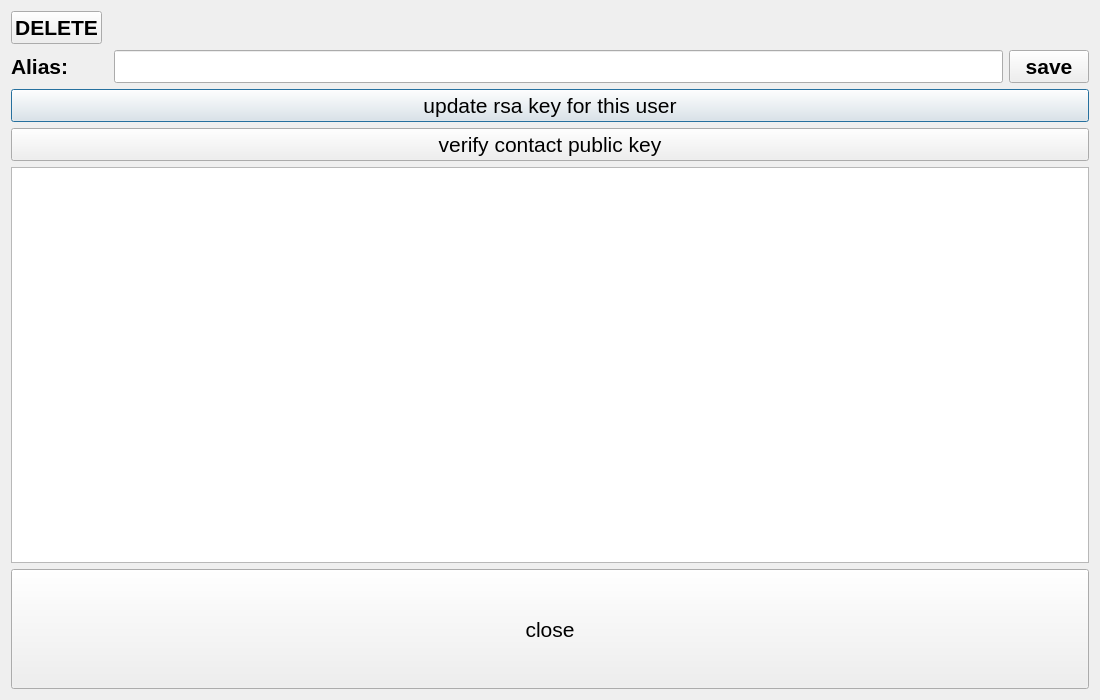
<?xml version="1.0" encoding="UTF-8"?>
<ui version="4.0">
 <class>EditContacts</class>
 <widget class="QDialog" name="EditContacts">
  <property name="geometry">
   <rect>
    <x>0</x>
    <y>0</y>
    <width>1100</width>
    <height>700</height>
   </rect>
  </property>
  <property name="windowTitle">
   <string>Dialog</string>
  </property>
  <layout class="QGridLayout" name="gridLayout">
   <item row="1" column="0">
    <widget class="QLabel" name="aliasLabel">
     <property name="font">
      <font>
       <pointsize>16</pointsize>
       <weight>75</weight>
       <bold>true</bold>
       <underline>false</underline>
      </font>
     </property>
     <property name="text">
      <string>Alias: </string>
     </property>
    </widget>
   </item>
   <item row="4" column="0" colspan="4">
    <widget class="QPushButton" name="updateRSAKey">
     <property name="font">
      <font>
       <pointsize>16</pointsize>
      </font>
     </property>
     <property name="text">
      <string>update rsa key for this user</string>
     </property>
    </widget>
   </item>
   <item row="6" column="0" colspan="4">
    <widget class="QListWidget" name="editList">
     <property name="font">
      <font>
       <pointsize>24</pointsize>
      </font>
     </property>
    </widget>
   </item>
   <item row="7" column="0" colspan="4">
    <widget class="QPushButton" name="closeBtn">
     <property name="minimumSize">
      <size>
       <width>0</width>
       <height>120</height>
      </size>
     </property>
     <property name="font">
      <font>
       <pointsize>16</pointsize>
      </font>
     </property>
     <property name="text">
      <string>close</string>
     </property>
    </widget>
   </item>
   <item row="0" column="0">
    <widget class="QPushButton" name="deleteUserBtn">
     <property name="font">
      <font>
       <pointsize>16</pointsize>
       <weight>75</weight>
       <bold>true</bold>
      </font>
     </property>
     <property name="text">
      <string>DELETE</string>
     </property>
    </widget>
   </item>
   <item row="1" column="2">
    <widget class="QLineEdit" name="alias">
     <property name="font">
      <font>
       <pointsize>16</pointsize>
      </font>
     </property>
    </widget>
   </item>
   <item row="1" column="3">
    <widget class="QPushButton" name="saveAliasBtn">
     <property name="sizePolicy">
      <sizepolicy hsizetype="Minimum" vsizetype="Fixed">
       <horstretch>0</horstretch>
       <verstretch>0</verstretch>
      </sizepolicy>
     </property>
     <property name="font">
      <font>
       <pointsize>16</pointsize>
       <weight>75</weight>
       <bold>true</bold>
      </font>
     </property>
     <property name="text">
      <string>save</string>
     </property>
    </widget>
   </item>
   <item row="0" column="1" colspan="3">
    <widget class="QLabel" name="usernameLabel">
     <property name="font">
      <font>
       <pointsize>16</pointsize>
       <weight>75</weight>
       <bold>true</bold>
       <underline>true</underline>
      </font>
     </property>
     <property name="text">
      <string/>
     </property>
    </widget>
   </item>
   <item row="5" column="0" colspan="4">
    <widget class="QPushButton" name="verifyPublicKeyBtn">
     <property name="font">
      <font>
       <pointsize>16</pointsize>
      </font>
     </property>
     <property name="text">
      <string>verify contact public key</string>
     </property>
    </widget>
   </item>
  </layout>
 </widget>
 <resources/>
 <connections/>
</ui>
